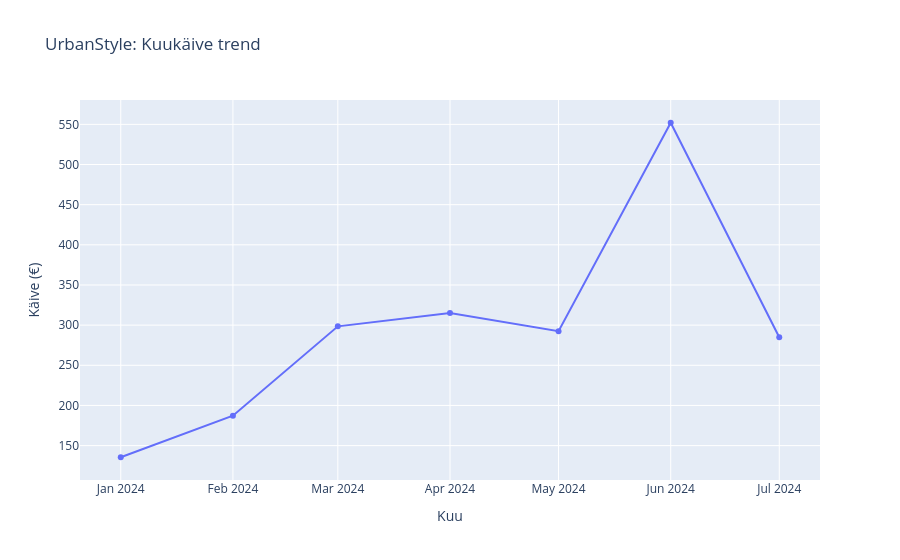

Notebook source saved alongside this figure:
### Code cell
import pandas as pd
import plotly.express as px

df['sale_date'] = pd.to_datetime(df['sale_date'])

# Loo kuu veerg
df['month'] = df['sale_date'].dt.to_period('M').astype(str)

# Arvuta kuukäive
monthly_revenue = df.groupby('month')['total_price'].sum().reset_index()

fig = px.line(
    monthly_revenue,
    x='month',
    y='total_price',
    title='UrbanStyle: Kuukäive trend',
    labels={
        'month': 'Kuu',
        'total_price': 'Käive (€)'
    },
    markers=True
)

fig.show()

### Figure 1 — Plotly figure (JSON) as saved in the notebook; plotly's stock layout.template omitted (floating-point values rounded to 4 significant figures)
{"data": [{"hovertemplate": "Kuu=%{x}<br>Käive (€)=%{y}<extra></extra>", "legendgroup": "", "line": {"color": "#636efa", "dash": "solid"}, "marker": {"symbol": "circle"}, "mode": "lines+markers", "name": "", "orientation": "v", "showlegend": false, "type": "scatter", "x": ["2024-01", "2024-02", "2024-03", "2024-04", "2024-05", "2024-06", "2024-07"], "xaxis": "x", "y": [135.5, 187.3, 298.5, 315.0, 292.5, 552.0, 285.0], "yaxis": "y"}], "layout": {"legend": {"tracegroupgap": 0}, "title": {"text": "UrbanStyle: Kuukäive trend"}, "xaxis": {"anchor": "y", "domain": [0, 1], "title": {"text": "Kuu"}}, "yaxis": {"anchor": "x", "domain": [0, 1], "title": {"text": "Käive (€)"}}}}
